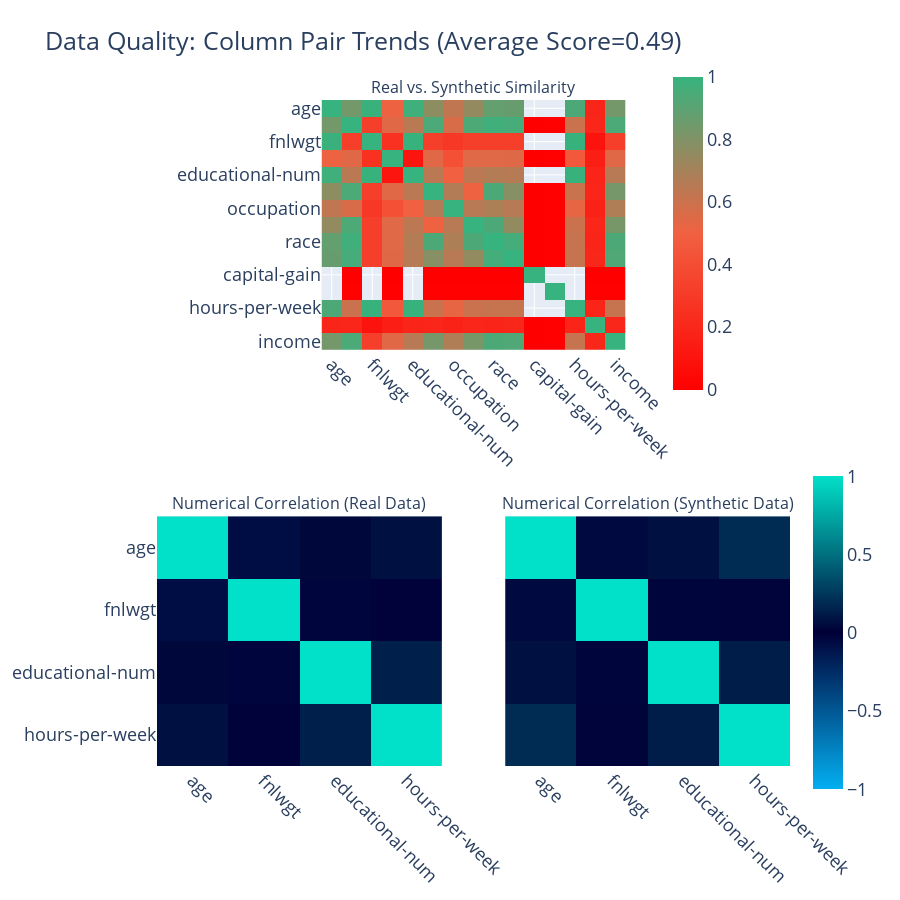

The code cell stored with this chart in its notebook:
### Code cell
fig = qlt_report.get_visualization(property_name='Column Pair Trends')
fig.show()

### Figure 1 — Plotly figure (JSON) as saved in the notebook; plotly's stock layout.template omitted (floating-point values rounded to 4 significant figures; data arrays with more than 128 entries replaced by an {"elided": "..."} marker saying what was removed)
{"data": [{"coloraxis": "coloraxis", "hovertemplate": "<b>Column Pair</b><br>(%{x},%{y})<br><br>Similarity: %{z}<extra></extra>", "type": "heatmap", "x": ["age", "workclass", "fnlwgt", "education", "educational-num", "marital-status", "occupation", "relationship", "race", "gender", "capital-gain", "capital-loss", "hours-per-week", "native-country", "income"], "xaxis": "x", "y": ["age", "workclass", "fnlwgt", "education", "educational-num", "marital-status", "occupation", "relationship", "race", "gender", "capital-gain", "capital-loss", "hours-per-week", "native-country", "income"], "yaxis": "y", "z": {"elided": "15x15 float values"}}, {"coloraxis": "coloraxis2", "customdata": [[1, -0.052, 0.077, 0.191], [-0.052, 1, -0.027, -0.024], [0.077, -0.027, 1, 0.128], [0.191, -0.024, 0.128, 1]], "hovertemplate": "<b>Correlation</b><br>(%{x},%{y})<br><br>Synthetic: %{z}<br>(vs. Real: %{customdata})<extra></extra>", "type": "heatmap", "x": ["age", "fnlwgt", "educational-num", "hours-per-week"], "xaxis": "x2", "y": ["age", "fnlwgt", "educational-num", "hours-per-week"], "yaxis": "y2", "z": [[1, -0.075, 0.03, 0.072], [-0.075, 1, -0.036, -0.014], [0.03, -0.036, 1, 0.141], [0.072, -0.014, 0.141, 1]]}, {"coloraxis": "coloraxis2", "customdata": [[1, -0.075, 0.03, 0.072], [-0.075, 1, -0.036, -0.014], [0.03, -0.036, 1, 0.141], [0.072, -0.014, 0.141, 1]], "hovertemplate": "<b>Correlation</b><br>(%{x},%{y})<br><br>Synthetic: %{z}<br>(vs. Real: %{customdata})<extra></extra>", "type": "heatmap", "x": ["age", "fnlwgt", "educational-num", "hours-per-week"], "xaxis": "x3", "y": ["age", "fnlwgt", "educational-num", "hours-per-week"], "yaxis": "y3", "z": [[1, -0.052, 0.077, 0.191], [-0.052, 1, -0.027, -0.024], [0.077, -0.027, 1, 0.128], [0.191, -0.024, 0.128, 1]]}], "layout": {"annotations": [{"font": {"size": 16}, "showarrow": false, "text": "Real vs. Synthetic Similarity", "x": 0.5, "xanchor": "center", "xref": "paper", "y": 1, "yanchor": "bottom", "yref": "paper"}, {"font": {"size": 16}, "showarrow": false, "text": "Numerical Correlation (Real Data)", "x": 0.225, "xanchor": "center", "xref": "paper", "y": 0.375, "yanchor": "bottom", "yref": "paper"}, {"font": {"size": 16}, "showarrow": false, "text": "Numerical Correlation (Synthetic Data)", "x": 0.775, "xanchor": "center", "xref": "paper", "y": 0.375, "yanchor": "bottom", "yref": "paper"}], "coloraxis": {"cmax": 1, "cmin": 0, "colorbar": {"len": 0.5, "x": 0.8, "y": 0.8}, "colorscale": [[0, "#FF0000"], [0.5, "#F16141"], [1, "#36B37E"]]}, "coloraxis2": {"cmax": 1, "cmin": -1, "colorbar": {"len": 0.5, "y": 0.2}, "colorscale": [[0, "#03AFF1"], [0.5, "#000036"], [1, "#01E0C9"]]}, "font": {"size": 18}, "height": 900, "title": {"text": "Data Quality: Column Pair Trends (Average Score=0.49)"}, "width": 900, "xaxis": {"anchor": "y", "domain": [0.26, 0.74], "tickangle": 45}, "xaxis2": {"anchor": "y2", "domain": [0, 0.45], "tickangle": 45}, "xaxis3": {"anchor": "y3", "domain": [0.55, 1], "matches": "x2", "tickangle": 45}, "yaxis": {"anchor": "x", "autorange": "reversed", "domain": [0.625, 1]}, "yaxis2": {"anchor": "x2", "autorange": "reversed", "domain": [0, 0.375]}, "yaxis3": {"anchor": "x3", "autorange": "reversed", "domain": [0, 0.375], "matches": "y2", "visible": false}}}
